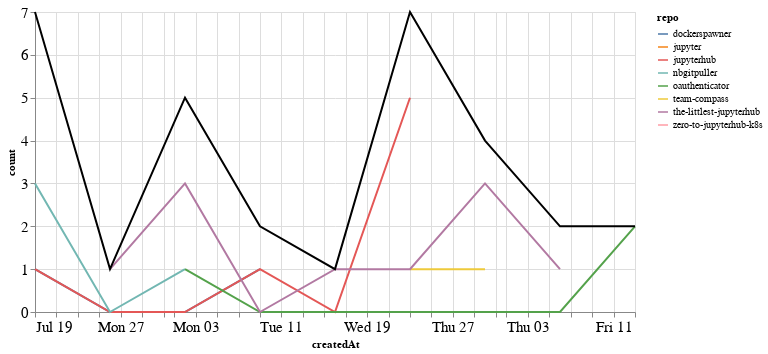

Here is the notebook cell this chart was saved with:
### Markdown cell above
## Comments

### Code cell
comments_time = comments.groupby('repo').resample('W', on='createdAt').count()['author'].reset_index()
comments_time = comments_time.rename(columns={'author': 'count'})
comments_time_total = comments_time.groupby('createdAt').agg({"count": "sum"}).reset_index()
ch1 = alt.Chart(comments_time, width=600).mark_line().encode(
    x='createdAt',
    y='count',
    color='repo',
    tooltip="repo"
)

ch2 = alt.Chart(comments_time_total, width=600).mark_line(color="black").encode(
    x='createdAt',
    y='count',
)

ch1 + ch2

### Figure 1 — Vega-Lite specification as saved in the notebook (floating-point values rounded to 4 significant figures)
{"config": {"axisLeft": {"labelFontSize": 15}, "axisBottom": {"labelFontSize": 15}}, "layer": [{"data": {"name": "data-8d4d0db1ec569af4faccca9667b3e730"}, "mark": "line", "encoding": {"color": {"type": "nominal", "field": "repo"}, "tooltip": {"type": "nominal", "field": "repo"}, "x": {"type": "temporal", "field": "createdAt"}, "y": {"type": "quantitative", "field": "count"}}, "width": 600}, {"data": {"name": "data-723b5210806d701622e95cbf588f12ce"}, "mark": {"type": "line", "color": "black"}, "encoding": {"x": {"type": "temporal", "field": "createdAt"}, "y": {"type": "quantitative", "field": "count"}}, "width": 600}], "$schema": "https://vega.github.io/schema/vega-lite/v4.8.1.json", "datasets": {"data-8d4d0db1ec569af4faccca9667b3e730": [{"repo": "dockerspawner", "createdAt": "2020-07-19T00:00:00", "count": 1}, {"repo": "dockerspawner", "createdAt": "2020-07-26T00:00:00", "count": 0}, {"repo": "dockerspawner", "createdAt": "2020-08-02T00:00:00", "count": 0}, {"repo": "dockerspawner", "createdAt": "2020-08-09T00:00:00", "count": 1}, {"repo": "jupyter", "createdAt": "2020-07-19T00:00:00", "count": 2}, {"repo": "jupyterhub", "createdAt": "2020-07-19T00:00:00", "count": 1}, {"repo": "jupyterhub", "createdAt": "2020-07-26T00:00:00", "count": 0}, {"repo": "jupyterhub", "createdAt": "2020-08-02T00:00:00", "count": 0}, {"repo": "jupyterhub", "createdAt": "2020-08-09T00:00:00", "count": 1}, {"repo": "jupyterhub", "createdAt": "2020-08-16T00:00:00", "count": 0}, {"repo": "jupyterhub", "createdAt": "2020-08-23T00:00:00", "count": 5}, {"repo": "nbgitpuller", "createdAt": "2020-07-19T00:00:00", "count": 3}, {"repo": "nbgitpuller", "createdAt": "2020-07-26T00:00:00", "count": 0}, {"repo": "nbgitpuller", "createdAt": "2020-08-02T00:00:00", "count": 1}, {"repo": "oauthenticator", "createdAt": "2020-08-02T00:00:00", "count": 1}, {"repo": "oauthenticator", "createdAt": "2020-08-09T00:00:00", "count": 0}, {"repo": "oauthenticator", "createdAt": "2020-08-16T00:00:00", "count": 0}, {"repo": "oauthenticator", "createdAt": "2020-08-23T00:00:00", "count": 0}, {"repo": "oauthenticator", "createdAt": "2020-08-30T00:00:00", "count": 0}, {"repo": "oauthenticator", "createdAt": "2020-09-06T00:00:00", "count": 0}, {"repo": "oauthenticator", "createdAt": "2020-09-13T00:00:00", "count": 2}, {"repo": "team-compass", "createdAt": "2020-08-23T00:00:00", "count": 1}, {"repo": "team-compass", "createdAt": "2020-08-30T00:00:00", "count": 1}, {"repo": "the-littlest-jupyterhub", "createdAt": "2020-07-26T00:00:00", "count": 1}, {"repo": "the-littlest-jupyterhub", "createdAt": "2020-08-02T00:00:00", "count": 3}, {"repo": "the-littlest-jupyterhub", "createdAt": "2020-08-09T00:00:00", "count": 0}, {"repo": "the-littlest-jupyterhub", "createdAt": "2020-08-16T00:00:00", "count": 1}, {"repo": "the-littlest-jupyterhub", "createdAt": "2020-08-23T00:00:00", "count": 1}, {"repo": "the-littlest-jupyterhub", "createdAt": "2020-08-30T00:00:00", "count": 3}, {"repo": "the-littlest-jupyterhub", "createdAt": "2020-09-06T00:00:00", "count": 1}, {"repo": "zero-to-jupyterhub-k8s", "createdAt": "2020-09-06T00:00:00", "count": 1}], "data-723b5210806d701622e95cbf588f12ce": [{"createdAt": "2020-07-19T00:00:00", "count": 7}, {"createdAt": "2020-07-26T00:00:00", "count": 1}, {"createdAt": "2020-08-02T00:00:00", "count": 5}, {"createdAt": "2020-08-09T00:00:00", "count": 2}, {"createdAt": "2020-08-16T00:00:00", "count": 1}, {"createdAt": "2020-08-23T00:00:00", "count": 7}, {"createdAt": "2020-08-30T00:00:00", "count": 4}, {"createdAt": "2020-09-06T00:00:00", "count": 2}, {"createdAt": "2020-09-13T00:00:00", "count": 2}]}}
